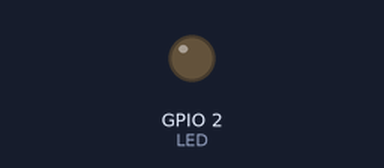
This program was run on a simulated ESP32. Shown: output pins drawn as LEDs (lit = HIGH). What the program prints to the serial monitor is not drawn.

Above: at 1.3 s.
At 3.5 s:
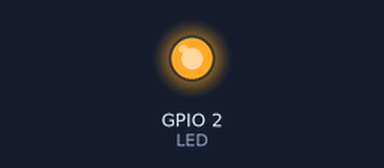
Timing chart, 0 to 8.8 s (numbered marks = the images above):
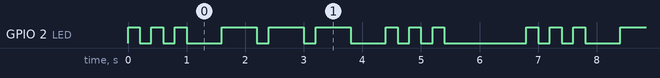

The program:

main.cpp
```cpp
// [1.4.2 - SOS morse] LED integree sur GPIO2, aucun montage.
// point=1, trait=3, silence symboles=1, lettres=3, mots=7 (en unites)
#include <Arduino.h>

const char* PREFIX = "[Binome 21 - Albert & Brayane]";
const int LED = 2;
const unsigned long UNIT = 200;          // duree d'une unite (ms)

// Allume N unites, puis 1 unite de silence (gap intra-lettre)
void symbol(int units) {
  digitalWrite(LED, HIGH);
  delay(units * UNIT);
  digitalWrite(LED, LOW);
  delay(UNIT);
}
void dot()  { symbol(1); }
void dash() { symbol(3); }
void letterGap() { delay(2 * UNIT); }    // 1 deja emise + 2 = 3 unites
void wordGap()   { delay(6 * UNIT); }    // 1 deja emise + 6 = 7 unites

void setup() {
  Serial.begin(115200);
  pinMode(LED, OUTPUT);
}

void loop() {
  Serial.print(PREFIX); Serial.println(" Emission SOS");
  dot(); dot(); dot();      // S
  letterGap();
  dash(); dash(); dash();   // O
  letterGap();
  dot(); dot(); dot();      // S
  wordGap();
}
```

Measured:
- by itself, GPIO 2 (LED): repeats every 6.8 s: 2 × (LOW 0.20 s, HIGH 0.20 s), LOW 0.60 s, 2 × (HIGH 0.60 s, LOW 0.20 s), HIGH 0.60 s, LOW 0.60 s, 2 × (HIGH 0.20 s, LOW 0.20 s), HIGH 0.20 s, LOW 1.4 s, HIGH 0.20 s
- by itself, everything shown: repeats every 6.8 s, in 18 steps
